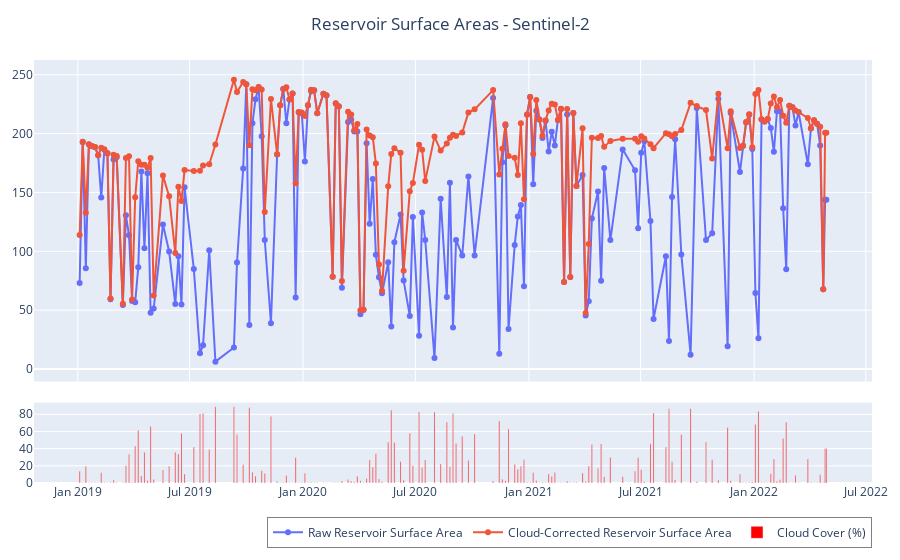

Notebook source saved alongside this figure:
### Markdown cell above
Plot the data again

### Code cell
fig = make_subplots(
    rows=2,
    row_heights=[0.8, 0.2],
    shared_xaxes=True,
    vertical_spacing = 0.05
)

# Raw Surface Area
fig.add_trace(go.Scatter(
    x = s2.index,
    y = s2['water_area_clustering'],
    name = 'Raw Reservoir Surface Area',
    mode = 'lines+markers'
), row=1, col=1)

# Cloud Corrected Surface Area
fig.add_trace(go.Scatter(
    x = s2.index,
    y = s2['water_area'],
    name = 'Cloud-Corrected Reservoir Surface Area',
    mode = 'lines+markers'
), row=1, col=1)

# Cloud
fig.add_trace(go.Bar(
    x = s2.index,
    y = s2['cloud_percentage'],
    name = 'Cloud Cover (%)',
    marker = dict(
        color = 'red',
    )
), row=2, col=1)

fig.update_layout(
    title=dict(                                         # title
        text='Reservoir Surface Areas - Sentinel-2',
        xanchor='center',
        x=0.5
    ),
    legend=dict(                                        # legend
        orientation = 'h',
        yanchor='top',
        y=-0.08,
        xanchor='right',
        x=1.0,
        bordercolor="grey",
        borderwidth=1
    ),
    margin=dict(l=20, r=20, t=60, b=20)                 # margins
)

fig

### Figure 1 — Plotly figure (JSON) as saved in the notebook; plotly's stock layout.template omitted (floating-point values rounded to 4 significant figures; data arrays with more than 128 entries replaced by an {"elided": "..."} marker saying what was removed)
{"data": [{"mode": "lines+markers", "name": "Raw Reservoir Surface Area", "type": "scatter", "x": {"elided": "178 str values"}, "xaxis": "x", "y": {"elided": "178 float values"}, "yaxis": "y"}, {"mode": "lines+markers", "name": "Cloud-Corrected Reservoir Surface Area", "type": "scatter", "x": {"elided": "178 str values"}, "xaxis": "x", "y": {"elided": "178 float values"}, "yaxis": "y"}, {"marker": {"color": "red"}, "name": "Cloud Cover (%)", "type": "bar", "x": {"elided": "178 str values"}, "xaxis": "x2", "y": {"elided": "178 float values"}, "yaxis": "y2"}], "layout": {"legend": {"bordercolor": "grey", "borderwidth": 1, "orientation": "h", "x": 1, "xanchor": "right", "y": -0.08, "yanchor": "top"}, "margin": {"b": 20, "l": 20, "r": 20, "t": 60}, "title": {"text": "Reservoir Surface Areas - Sentinel-2", "x": 0.5, "xanchor": "center"}, "xaxis": {"anchor": "y", "domain": [0, 1], "matches": "x2", "showticklabels": false}, "xaxis2": {"anchor": "y2", "domain": [0, 1]}, "yaxis": {"anchor": "x", "domain": [0.24, 1]}, "yaxis2": {"anchor": "x2", "domain": [0, 0.19]}}}
